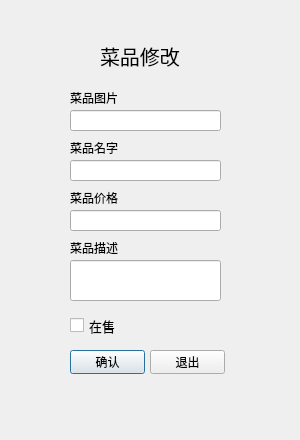
<?xml version="1.0" encoding="UTF-8"?>
<ui version="4.0">
 <class>modify_dish</class>
 <widget class="QDialog" name="modify_dish">
  <property name="geometry">
   <rect>
    <x>0</x>
    <y>0</y>
    <width>300</width>
    <height>440</height>
   </rect>
  </property>
  <property name="minimumSize">
   <size>
    <width>300</width>
    <height>440</height>
   </size>
  </property>
  <property name="maximumSize">
   <size>
    <width>300</width>
    <height>440</height>
   </size>
  </property>
  <property name="windowTitle">
   <string>菜品修改</string>
  </property>
  <widget class="QLineEdit" name="lineEdit">
   <property name="geometry">
    <rect>
     <x>70</x>
     <y>110</y>
     <width>151</width>
     <height>21</height>
    </rect>
   </property>
  </widget>
  <widget class="QLineEdit" name="lineEdit_2">
   <property name="geometry">
    <rect>
     <x>70</x>
     <y>160</y>
     <width>151</width>
     <height>21</height>
    </rect>
   </property>
  </widget>
  <widget class="QLineEdit" name="lineEdit_3">
   <property name="geometry">
    <rect>
     <x>70</x>
     <y>210</y>
     <width>151</width>
     <height>21</height>
    </rect>
   </property>
  </widget>
  <widget class="QLineEdit" name="lineEdit_4">
   <property name="geometry">
    <rect>
     <x>70</x>
     <y>260</y>
     <width>151</width>
     <height>41</height>
    </rect>
   </property>
  </widget>
  <widget class="QLabel" name="label">
   <property name="geometry">
    <rect>
     <x>70</x>
     <y>240</y>
     <width>71</width>
     <height>16</height>
    </rect>
   </property>
   <property name="text">
    <string>菜品描述</string>
   </property>
  </widget>
  <widget class="QLabel" name="label_2">
   <property name="geometry">
    <rect>
     <x>70</x>
     <y>190</y>
     <width>61</width>
     <height>16</height>
    </rect>
   </property>
   <property name="text">
    <string>菜品价格</string>
   </property>
  </widget>
  <widget class="QLabel" name="label_3">
   <property name="geometry">
    <rect>
     <x>70</x>
     <y>140</y>
     <width>61</width>
     <height>16</height>
    </rect>
   </property>
   <property name="text">
    <string>菜品名字</string>
   </property>
  </widget>
  <widget class="QLabel" name="label_4">
   <property name="geometry">
    <rect>
     <x>70</x>
     <y>90</y>
     <width>61</width>
     <height>16</height>
    </rect>
   </property>
   <property name="text">
    <string>菜品图片</string>
   </property>
  </widget>
  <widget class="QPushButton" name="confirm">
   <property name="geometry">
    <rect>
     <x>70</x>
     <y>350</y>
     <width>75</width>
     <height>24</height>
    </rect>
   </property>
   <property name="text">
    <string>确认</string>
   </property>
  </widget>
  <widget class="QPushButton" name="exit_button">
   <property name="geometry">
    <rect>
     <x>150</x>
     <y>350</y>
     <width>75</width>
     <height>24</height>
    </rect>
   </property>
   <property name="text">
    <string>退出</string>
   </property>
  </widget>
  <widget class="QLabel" name="label_5">
   <property name="geometry">
    <rect>
     <x>100</x>
     <y>40</y>
     <width>101</width>
     <height>31</height>
    </rect>
   </property>
   <property name="font">
    <font>
     <pointsize>15</pointsize>
    </font>
   </property>
   <property name="text">
    <string>菜品修改</string>
   </property>
  </widget>
  <widget class="QCheckBox" name="onsell">
   <property name="geometry">
    <rect>
     <x>70</x>
     <y>310</y>
     <width>101</width>
     <height>31</height>
    </rect>
   </property>
   <property name="font">
    <font>
     <pointsize>10</pointsize>
    </font>
   </property>
   <property name="text">
    <string>在售</string>
   </property>
  </widget>
 </widget>
 <resources/>
 <connections/>
</ui>
